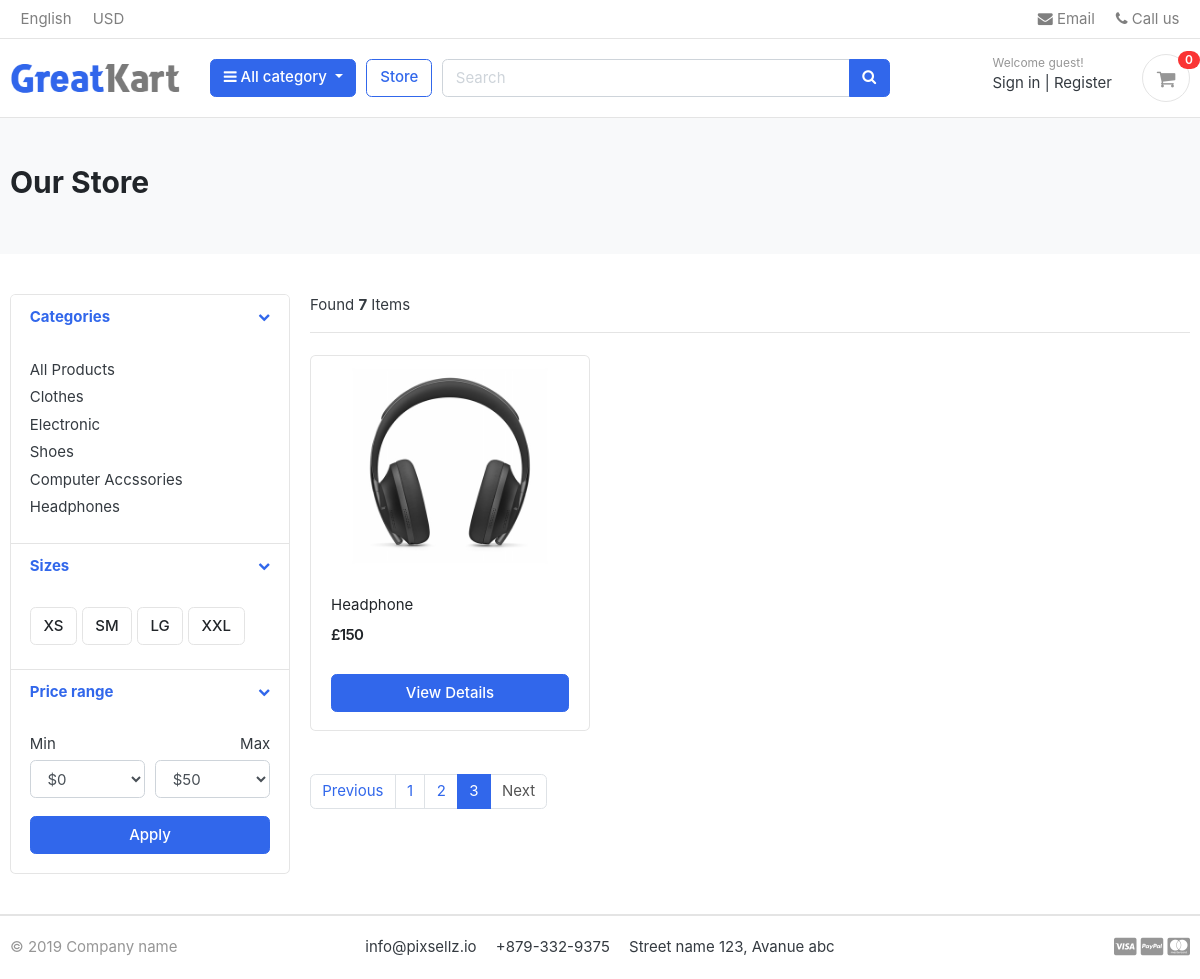
The page /store/?page=3 on the database as committed earlier.
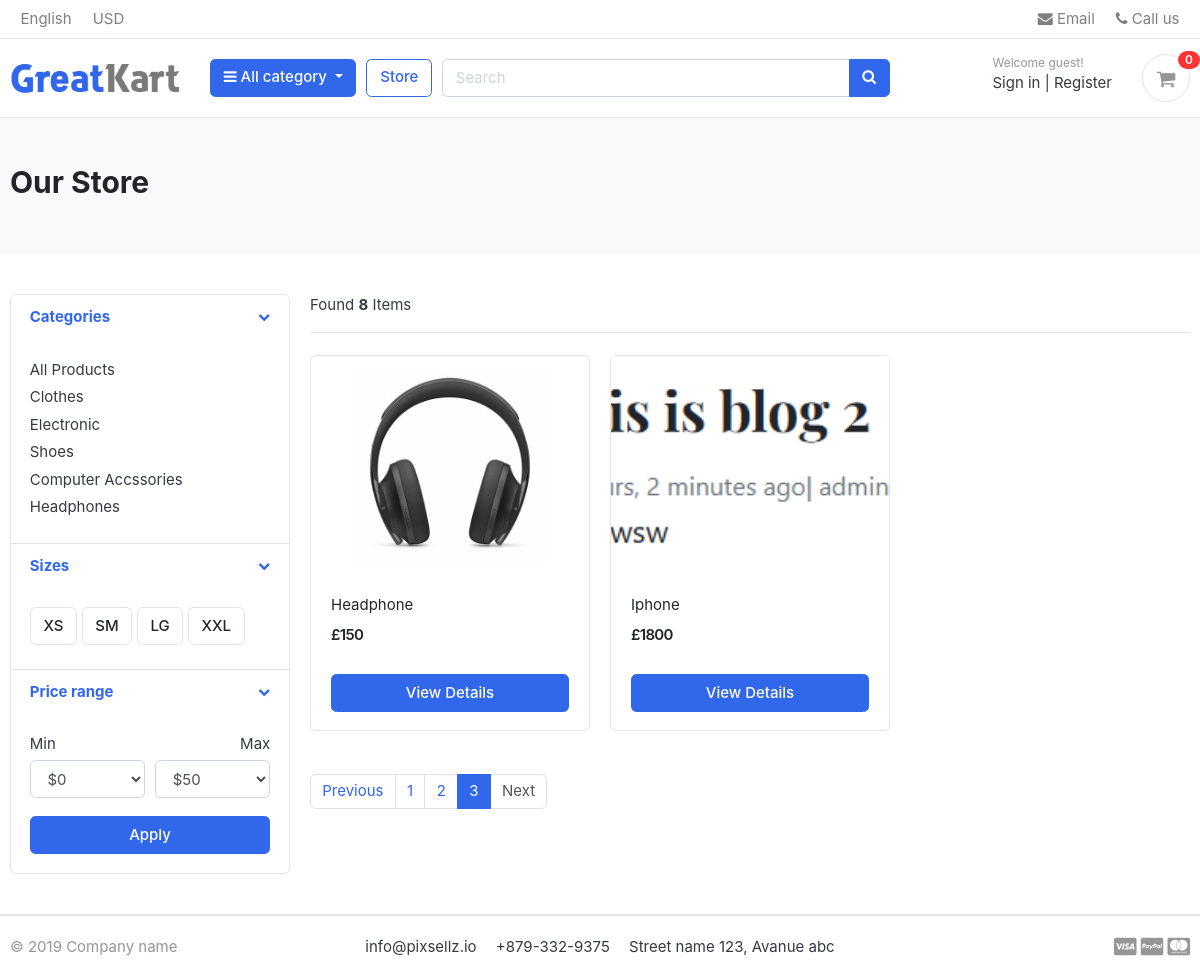
The same page on the database as committed later.
### category/models.py (models this page shows, shortened)
class Category(models.Model):
    category_name = models.CharField(max_length=100, unique=True)
    slug = models.SlugField(max_length=100, unique=True)
    description = models.TextField(max_length=255, blank=True)
    cat_image = models.ImageField(upload_to='photos/categories', blank=True)
    class Meta:
        verbose_name = 'category'
        verbose_name_plural = 'categories'
    def get_url(self):
        return reverse('products_by_category', args=[self.slug]) #this product_by_category is coming from store/urls.py

### store/models.py (models this page shows, shortened)
class Product(models.Model):
    product_name = models.CharField(max_length=200, unique=True)
    slug = models.SlugField(max_length=200, unique=True)
    description = models.TextField(max_length=500, blank=True)
    price = models.IntegerField()
    images = models.ImageField(upload_to='photos/products')
    stock = models.IntegerField()
    is_available = models.BooleanField(default=True)
    category = models.ForeignKey(Category, on_delete=models.CASCADE)
    created_date = models.DateTimeField(auto_now_add=True)
    modified_date = models.DateTimeField(auto_now=True)
    def get_url(self):
        return reverse('product_detail', args=[self.category.slug, self.slug]) # product_detail is coming from store/urls.py

### store/views.py (the view)
# urls.py: path('store/', include('store.urls')),
def store(request, category_slug=None):
    categories = None # to hold category object
    products = None # to hold product object
    if category_slug != None: # if category slug is present in the url
        categories = get_object_or_404(Category, slug=category_slug) # get the category object using the slug
        products = Product.objects.filter(category=categories, is_available=True) # filter products based on category and availability
        paginator = Paginator(products, 1) # show 1 product per page
        page = request.GET.get('page') # get the page number from the url
        paged_products = paginator.get_page(page) # get the products for the requested page
        product_count = products.count() # count the total number of products in the category
    else:
        products = Product.objects.all().filter(is_available=True).order_by('id') # get all available products ordered by id
        paginator = Paginator(products, 3) # show 3 products per page
        page = request.GET.get('page') # get the page number from the url
        paged_products = paginator.get_page(page) # get the products for the requested page
        product_count = products.count() # count the total number of products
    context = {
        'products': paged_products,
        'product_count': product_count,
    }
    return render(request, 'store/store.html', context)

### carts/context_processors.py (called while the page is built)
def counter(request):
    cart_count = 0
    if 'admin' in request.path: # to avoid showing cart item count in admin panel
        return {}
    else:
        try:
            cart = Cart.objects.filter(cart_id=_cart_id(request)) # get the cart using the cart_id present in the session
            if request.user.is_authenticated:
                cart_items = CartItem.objects.all().filter(user=request.user)
            else:
                cart_items = CartItem.objects.all().filter(cart=cart[:1]) # get the cart items associated with the cart
            for cart_item in cart_items:
                cart_count += cart_item.quantity # count the total quantity of items in the cart
        except Cart.DoesNotExist:
            cart_count = 0
    return dict(cart_count=cart_count)

### carts/views.py (called while the page is built)
def _cart_id(request):
    cart = request.session.session_key # get the session key
    if not cart:
        cart = request.session.create() # create a new session if not present
    return cart

### category/context_processors.py (called while the page is built)
def menu_links(request):
    links = Category.objects.all()
    return dict(links=links)

### templates/store/store.html (shortened to what the changed rows need)
{% extends 'base.html' %}
{% load static %}
{% block content %}
<section class="section-pagetop bg">
<div class="container">
	{% if 'search' in request.path %}
		<h2 class="title-page">Search Results</h2>
	{% else %}
		<h2 class="title-page">Our Store</h2>
	{% endif %}
</div>
</section>
<section class="section-content padding-y">
<div class="container">
<div class="row">
	<aside class="col-md-3">
<div class="card">
	<article class="filter-group">
		<div class="filter-content collapse show" id="collapse_1" style="">
			<div class="card-body">
				<ul class="list-menu">
					{% for category in links %}
				<li><a href="{{ category.get_url }}">{{ category.category_name }}  </a></li>
				{% endfor %}
				</ul>
			</div>
		</div>
	</article>
</div>
	</aside>
	<main class="col-md-9">
<header class="border-bottom mb-4 pb-3">
		<div class="form-inline">
			<span class="mr-md-auto">Found <b>{{ product_count }}</b> Items </span>
		</div>
</header>
<div class="row">
	{% if products %}
		{% for product in products %}
			<div class="col-md-4">
				<figure class="card card-product-grid">
					<div class="img-wrap">
						<a href="{{ product.get_url }}"><img src="{% if product.images %} {{ product.images.url }} {% else %} {% static 'images/items/noimg.jpg' %} {% endif %}"></a>
					</div>
					<figcaption class="info-wrap">
						<div class="fix-height">
							<a href="{{ product.get_url }}" class="title">{{ product.product_name }}</a>
							<div class="price-wrap mt-2">
								<span class="price">£{{ product.price }}</span>
							</div>
						</div>
						<a href="{{ product.get_url }}" class="btn btn-block btn-primary">View Details </a>
					</figcaption>
				</figure>
			</div>
			{% endfor %}
		{% else %}
		<h4>No products found</h4>
	{% endif %}
</div>
<nav class="mt-4" aria-label="Page navigation sample">
	{% if products.has_other_pages %}
	  <ul class="pagination">
			{% for i in products.paginator.page_range %}
				{% if products.number == i %}
	    		<li class="page-item active"><a class="page-link" href="#">{{i}}</a></li>
				{% else %}
					<li class="page-item"><a class="page-link" href="?page={{i}}">{{i}}</a></li>
				{% endif %}
	    {% endfor %}
	  </ul>
	{% endif %}
</nav>
	</main>
</div>
</div>
</section>
{% endblock content %}

Rows that differ between the two databases and show on the page:
added Product: images (picture), product_name "Iphone", price "1800"
Other text that changed with them:
{{ product_count }}: "7" → "8"
